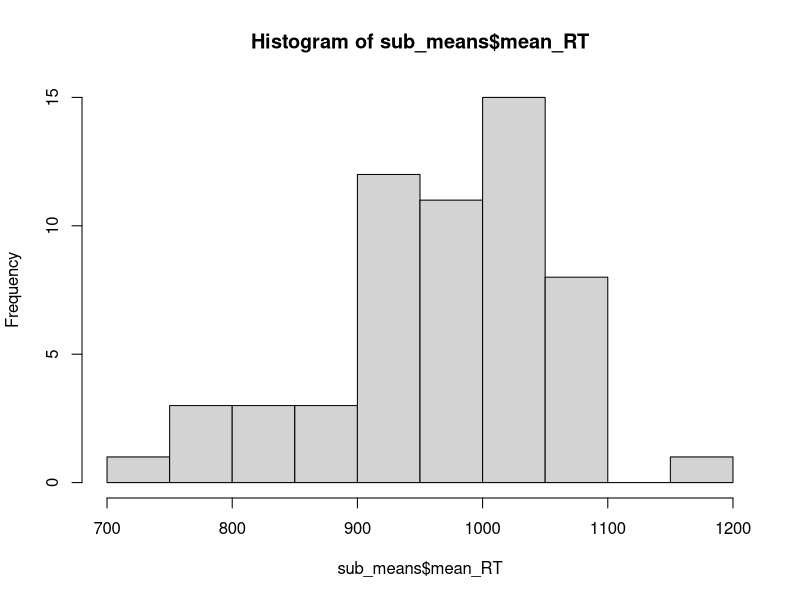
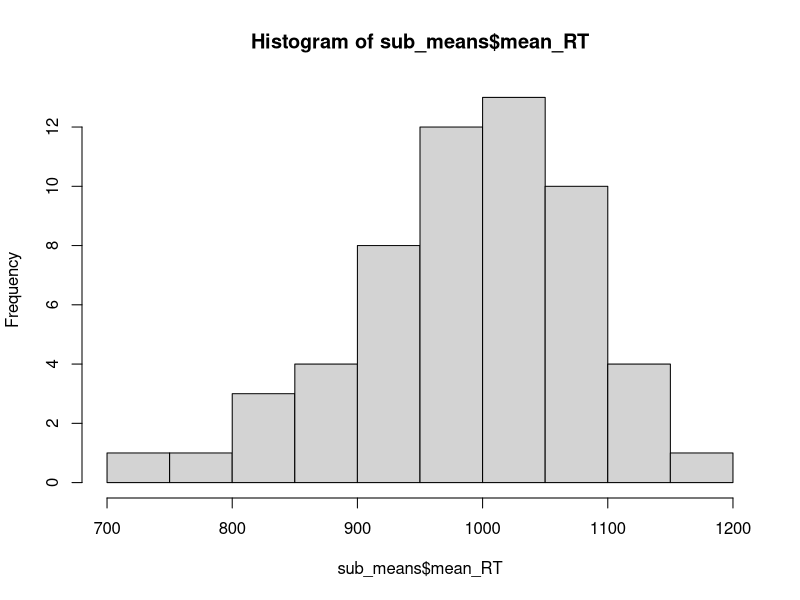

Recreate these plots in R, in order.
library(tidyverse)
library(emmeans) #for getting marginal means
library(plotrix) #for standard error function
options(scipen=999)
library(lme4) # for linear mixed effects regression
library(lmerTest) #for getting p values from lme
library(broom.mixed) #for turning lmm results into tidy dataframe
library(knitr) #for turning tidy lmm results into latex table
setwd("path/to/contextual-stability-flexibility-tradeoffs")

#' function to do analyze
prepareDataSets <- function(df){
  # get means by subject
  RT_means <- df %>% 
    group_by(subject, congruency, taskSequence, switchProp, incongruentProp) %>% 
    summarise(mean_RT = mean(RT, na.rm = TRUE), sem=std.error(RT, na.rm=TRUE))
  
  RT_sub_means <- df %>% 
    group_by(subject) %>% 
    summarise(mean_RT = mean(RT, na.rm = TRUE))
  
  return(list(RT_means = RT_means, sub_means = RT_sub_means))
}

getMixedLatex <- function(lmm_model){
  clean_lmm <- tibble(tidy(lmm_model)) %>% 
    filter(! effect == "ran_pars") %>% #remove random effect rows
    select(-c("effect", "group", "df")) %>%  # remove bad columns
    mutate(p.value = case_when(p.value <= .001 ~ .001, 
                               p.value > .999 ~ .999, 
                               .default = round(p.value, digits=3))) %>% #correct p-values
    # mutate(sig = case_when(p.value <= .001 ~ "***",
    #                        p.value <= .01 ~ "**",
    #                        p.value <= .05 ~ "*",
    #                        .default="")) %>% 
    mutate(term = gsub("congruencyi", "congruency", term),
           term = gsub("taskSequences", "taskSeq", term),
           term = gsub("switchProp75%", "switchProp", term),
           term = gsub("incongruentProp75%", "incProp", term)) %>% 
    mutate(across(c("estimate", "std.error", "statistic"), function(x){round(x, digits=2)})) %>% 
    mutate(term = ifelse(term == "(Intercept)", "Intercept", term))
  kable(clean_lmm, format="latex",align="lcccc", vline="", linesep="")
}

printEMMeans <- function(aovObj){
  defaultW <- getOption("warn") 
  options(warn = -1) 
  
  # task sequence
  emm <- emmeans(aovObj, ~ taskSequence)
  print(summary(emm))
  
  #congruency
  emm <- emmeans(aovObj, ~ congruency)
  print(summary(emm))
  
  # switchProp
  emm <- emmeans(aovObj, ~ switchProp)
  print(summary(emm))
  
  #incongruentProp
  emm <- emmeans(aovObj, ~ incongruentProp)
  print(summary(emm))
  
  #LWPS
  emm <- emmeans(aovObj, ~ taskSequence | switchProp)
  print(contrast(emm, interaction = "pairwise"))
  
  #LWPC
  emm <- emmeans(aovObj, ~ congruency | incongruentProp)
  print(contrast(emm, interaction = "pairwise"))
  
  #cross interaction
  emm <- emmeans(aovObj, ~ congruency | switchProp)
  print(contrast(emm, interaction = "pairwise"))
  
  emm <- emmeans(aovObj, ~ taskSequence | incongruentProp)
  print(contrast(emm, interaction = "pairwise"))
  
  emm <- emmeans(aovObj, ~ switchProp | incongruentProp)
  print(contrast(emm, interaction = "pairwise"))
  
  options(warn = defaultW)
}

all <- read_csv('data/exp2_embedded_diagnostic_trials/RT_all.csv') %>% 
  mutate(across(c(congruency, taskSequence, subject, switchProp, incongruentProp), as.factor))

# Same for full data set
all_dfs <- prepareDataSets(all)

#check for normality
sub_means <- all_dfs[[2]]

print(mean(sub_means$mean_RT))
print(sd(sub_means$mean_RT))
hist(sub_means$mean_RT)

# all_lmm <- lmer(RT ~ congruency * taskSequence * switchProp * incongruentProp + 
#                     (congruency * taskSequence * switchProp * incongruentProp|subject), data=all)
all_lmm <- lmer(RT ~ congruency * taskSequence * switchProp * incongruentProp + 
                  (1|subject), data=all)
summary(all_lmm)
getMixedLatex(all_lmm)

printEMMeans(all_lmm)

#############################################################

sequence <- read_csv('data/exp2_embedded_diagnostic_trials/RT_sequence.csv') %>% 
  mutate(across(c(congruency, taskSequence, subject, switchProp, incongruentProp), as.factor))

# sequence data analysis
sequence_dfs <- prepareDataSets(sequence)

#check for normality
sub_means <- sequence_dfs[[2]]

print(mean(sub_means$mean_RT))
print(sd(sub_means$mean_RT))
hist(sub_means$mean_RT)

sequence_lmm <- lmer(RT ~ congruency * taskSequence * switchProp * incongruentProp + 
                    (1|subject), data=sequence)
summary(sequence_lmm)
getMixedLatex(sequence_lmm)

printEMMeans(sequence_lmm)


#############################################################

lmer_sum <- function(x,...) {
  m <- lmer(x,...)
  tibble(tidy(m))
}

ts_con_interaction_analysis <- sequence %>% 
  group_by(switchProp, incongruentProp) %>% 
  do(lmer_sum(., formula = RT ~ congruency * taskSequence + (1|subject))) %>% 
  filter(term == "congruencyi:taskSequences") %>% 
  mutate(p.value = case_when(p.value <= .001 ~ .001, 
                             p.value > .999 ~ .999, 
                             .default = round(p.value, digits=3)))

final <- ts_con_interaction_analysis %>% 
  ungroup() %>% 
  mutate(block = paste0(gsub("%", "", switchProp), "/", gsub("%", "", incongruentProp))) %>% 
  select(block, term, estimate, statistic, p.value) %>% 
  mutate(estimate = round(estimate, 2),
         statistic = round(statistic, 2))
kable(final, format="latex",vline="", linesep="")
